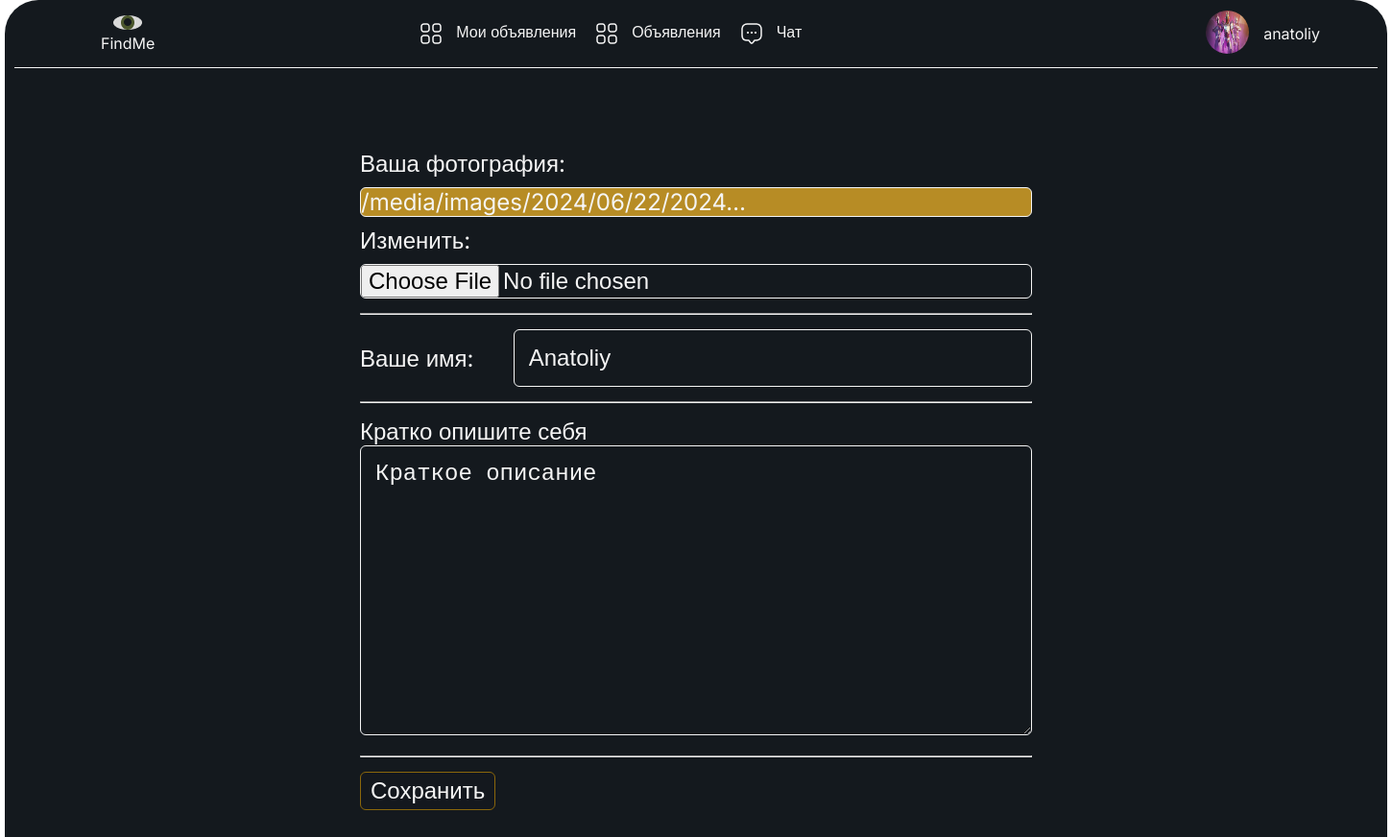
The page /profile/2/edit (signed in) on the database its author committed.
### advertisement/models.py (models this page shows, shortened)
class Author(models.Model):
    user = models.OneToOneField(User, on_delete=models.CASCADE)
    rating = models.IntegerField(default=0)
    profile_photo = models.ImageField(default='images/no_avatar.jpg', blank=True, null=True, upload_to='images/%Y/%m/%d/')
    bio = models.TextField(default=None, blank=True, null=True, max_length=400)
    first_name = models.CharField(max_length=15, blank=True, null=True,)

### author/views.py (the view, shortened to what this page needs)
# urls.py: path('<int:pk>/edit', ProfileAuthorEdit.as_view(), name='edit_profile'),
class ProfileAuthorEdit(LoginRequiredMixin, UpdateView):
    model = Author
    template_name = 'author_profile_edit.html'
    context_object_name = 'author'
    queryset = Author.objects.all()
    form_class = AuthorEditForm

### author/forms.py (shortened to what this page needs)
class AuthorEditForm(forms.ModelForm):
    class Meta:
          model = Author
          fields = ['profile_photo','bio','first_name',]
          widgets = {'profile_photo': forms.FileInput,
                     }

### templates/author_profile_edit.html (shortened to what this page needs)
{% extends 'default.html' %}
{% load static %}
{% load custom_tags %}
{% block content %}
    <div class="container profile">
        <div class="pofile-container edit">
            <form action="" method="post">
                <div class="profile-edit-image">
                    Ваша фотография:
                    <a href="{{author.profile_photo.url}}">{{author.profile_photo.url|truncatechars:30}}</a>
                    Изменить:
                    {{form.profile_photo}}
                </div>
                <hr class="hr-m-bt-15">
                <div class="profile-edit-name">
                    <p style="width: 30%;">Ваше имя:</p>
                    {{form.first_name}}
                </div>
                <hr class="hr-m-bt-15">
                <div class="profile-edit-bio">
                    Кратко опишите себя
                    {{form.bio}}
                </div>
                <hr class="hr-m-bt-15">
                <button class="advertisement-button" type="submit">Сохранить</button>
            </form>
        </div>
    </div>
{% endblock %}

### templates/default.html (shortened to what this page needs)
<!DOCTYPE html>
{% load static %}
<head>
    <link href="{% static 'css/styles.css' %}" rel="stylesheet" />
</head>
<div class="wrapper">
    <header>
        <nav class="header-nav">
            <div class="nav-logo">
                <a href="#"><img src="{% static 'images/logo.png' %}" alt="None" width="30px" height="15px"></a>
                <p>FindMe</p>
            </div>
            <div class="nav-header_item">
                <a href="{% url 'my-advertisements' %}"><img src="{% static 'images/advertisements.png' %}" alt="None" width="24px" height="24px">
                    <p>Мои объявления</p>
                </a>
            </div>
            <div class="nav-header_item">
                <a href="{% url 'advertisements' %}"><img src="{% static 'images/advertisements.png' %}" alt="None" width="24px" height="24px">
                    <p>Объявления</p>
                </a>
            </div>
            <div class="nav-header_item">
                <a href="{% url 'chats' %}"><img src="{% static 'images/messages.png' %}" alt="None" width="24px" height="24px">
                    <p>Чат</p>
                </a>
            </div>
            <div class="nav-user_profile">
                {% if request.user.username %}
                    <a href="{% url 'profile' pk=request.user.author.id %}" class="profile"><img src="{{ request.user.author.profile_photo.url }}" alt="None" width="45px" height="45px"></a>
                    <p>{{ request.user.username }}</p>
                {% else %}
                    <a href="{% url 'account_login' %}" class="profile"><img src="{% static 'images/no_avatar.jpg' %}" alt="None" width="45px" height="45px"></a>
                    <p><a href="{% url 'account_login' %}">Login</a></p>
                {% endif %}
            </div>
        </nav>
    </header>
    <body>
        {% block content %}
        {% endblock %}
    </body>
</div>
</html>

### static/css/styles.css (style rules this page uses)
* { padding: 0; margin: 0; text-decoration: none; list-style: none; }
a { color: #F5F5F5; }
body { font-family: "Inter", sans-serif; font-size: medium; font-size: 16px; }
.hr-m-bt-15 { margin-top: 15px; margin-bottom: 15px; }
.container { width: 1420px; display: flex; margin-right: auto; margin-left: auto; }
.wrapper { margin-right: auto; margin-left: auto; width: 1440px; background-color: #14191E; color: #F5F5F5; border-radius: 35px 35px 0 0; }
.header-nav { display: flex; align-items: center; height: 70px; width: 1420px; border-bottom: 1px solid #F5F5F5; margin-right: auto; margin-left: auto; margin-bottom: 25px; font-size: 16px; font-size: bold; color: #F5F5F5; font-family: "Inter", sans-serif; font-size: medium; }
.nav-logo { display: inline; text-align: center; margin-left: 90px; margin-right: auto; }
.nav-header_item { display: flex; align-items: center; justify-content: center; height: 45px; }
.nav-header_item a { display: flex; padding: 10px; }
.nav-header_item a img { margin-right: 14px; }
.nav-user_profile { display: flex; align-items: center; margin-left: auto; margin-right: 60px; }
.nav-user_profile img { border-radius: 50%; }
.profile { margin-left: 145px; margin-right: 15px; }
.advertisement-button { background-color: rgba(20, 25, 30, 0.5); border-radius: 6px; cursor: pointer; color: #F5F5F5; border: #8B670B 1px solid; padding: 5px 10px 5px 10px; font-size: 24px; transition: background-color 0.2s; margin-bottom: 30px; }
.container.profile { background-color: #14191E; width: 100%; margin: 0; min-height: 900px; }
.pofile-container { width: 700px; min-height: 700px; margin: 60px auto 60px auto; }
.pofile-container.edit { font-size: 24px; }
.profile-edit-image { display: flex; flex-wrap: wrap; }
.profile-edit-image { display: flex; flex-direction: column; gap: 10px; }
.profile-edit-image a { box-sizing: border-box; overflow: hidden; font-size: 24px; border-radius: 6px; background-color: #B78C25; border: #F5F5F5 1px solid; }
#id_profile_photo { font-size: 24px; background-color: #14191E; border: 1px solid #F5F5F5; border-radius: 6px; }
.profile-edit-name { height: 60px; display: flex; justify-content: space-between; align-items: center; }
#id_first_name { box-sizing: border-box; border-radius: 6px; width: 100%; padding: 15px; background-color: #14191E; border: 1px solid #F5F5F5; color: #F5F5F5; font-size: 24px; }
#id_bio { box-sizing: border-box; border-radius: 6px; width: 100%; padding: 15px; background-color: #14191E; border: 1px solid #F5F5F5; color: #F5F5F5; font-size: 24px; }

### rows shown on the page
Author: profile_photo "/media/images/2024/06/22/2024…", first_name "Anatoliy", bio "Краткое описание"

### other values the page prints
{{ request.user.username }} "anatoliy"
